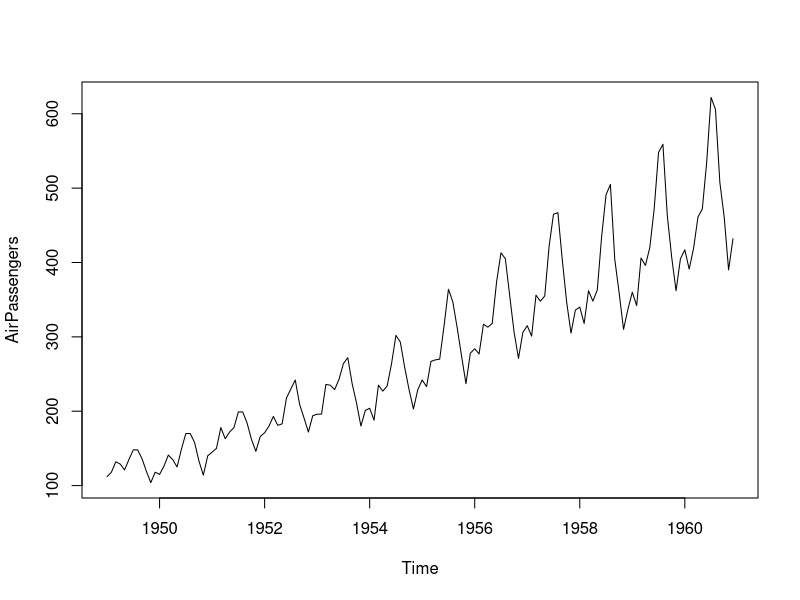
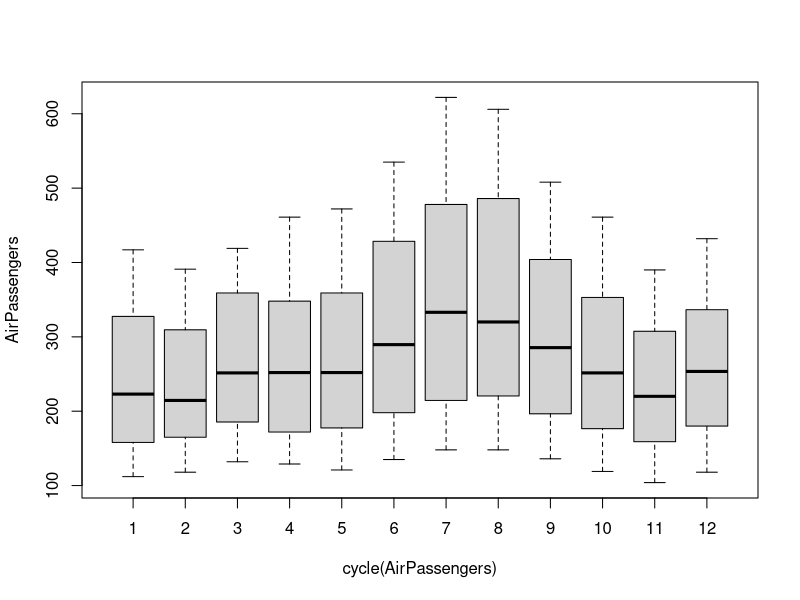
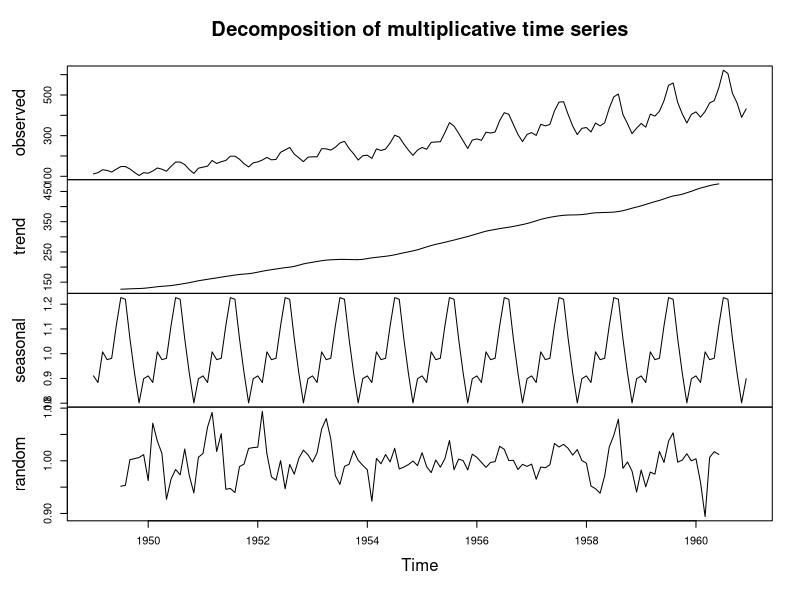
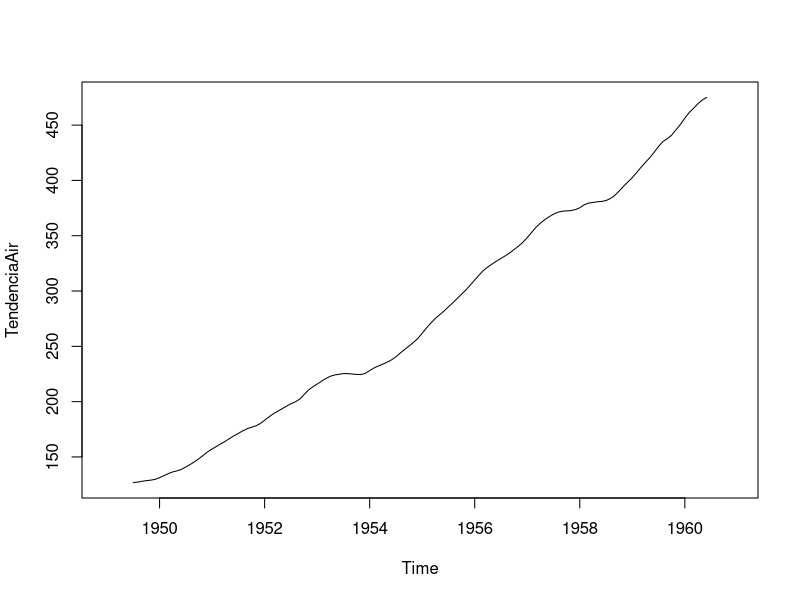

Write the R code that produced these figures, in order.
data(AirPassengers)
plot(AirPassengers)

boxplot(AirPassengers ~ cycle(AirPassengers))

air_decomposed <- decompose(AirPassengers,type="multiplicative")
plot(air_decomposed) 

#Para calcular la tendencia con "decompose":

TendenciaAir <- air_decomposed$trend
plot(TendenciaAir) 
